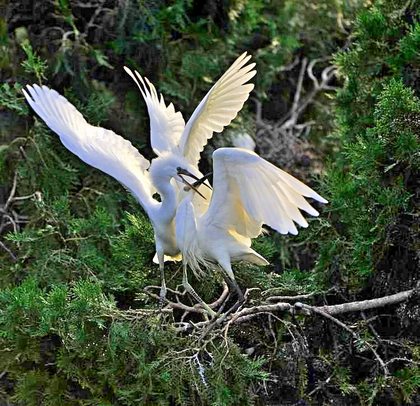
%> input picture images/test3.bmp, 420 x 406 px, shrunk from 750 x 725 before the run
$ octave THE_USE.m   (GNU Octave 9; MATLAB toolbox functions it lacks are replaced by stand-ins)
%> lines starting %> are read from the running program, lines starting %| are printed output that depends on the picture
%---------------------------------------------------------------------------------
clear
clc
a= imread('test3.bmp');
%> a is the input picture: size 406x420x3 uint8; mean R, G, B 73.8, 85, 65.9
mysize=size(a);
%> mysize = [406 420 3]
 if numel(mysize)>2
     I0=rgb2hsv(a);             %转换到HSV模型
%> I0: size 406x420x3 double; mean H, S, V 0.253, 0.34, 0.343
     v=I0(:,:,3);                %提取V分量
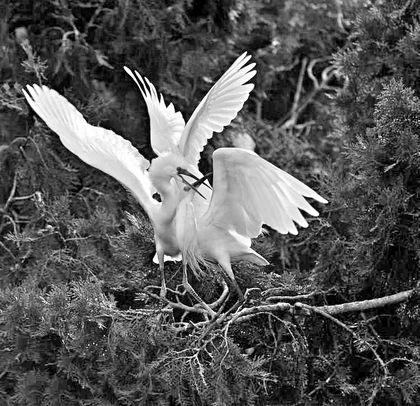
%> v: size 406x420 double; min 0, max 1, mean 0.343
     I=uint8(255 .* v);
 else
      I=a;
 end
[M,N] = size(I);
%> M = 406; N = 420
subplot(231)
imshow(a)                 %显示原始图像
title('原始图像');
subplot(234)
imhist(I)                 %显示原始图像直方图
title('原始v分量图像直方图');
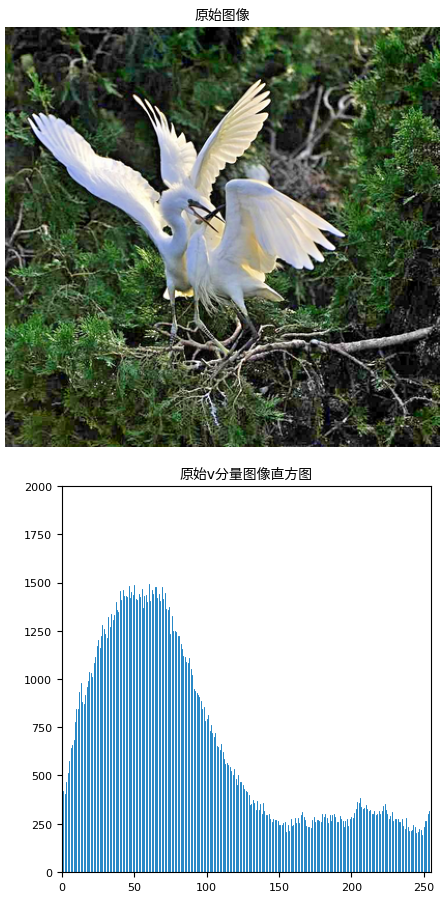
%> figure redrawn from the program's plot data, 2 panels

%进行像素灰度统计，n;
n = zeros(1,256);         %统计各灰度数目，共256个灰度级
for i = 1:M
    for j = 1: N
        n(I(i,j) + 1) = n(I(i,j) + 1) + 1;%对应灰度值像素点数量增加一
    end
end
%> after the loop, n = 256 values, max 1494 at index 61, min 0 at index 256, mean 666.1

%计算灰度分布密度，生成pdf表
pdf = zeros(1,256);
for i = 1:256
   pdf(i)=n(i) / (M* N);
end
%> after the loop, pdf = 256 values, max 0.00876 at index 61, min 0 at index 256, mean 0.00391

%%找出图像中亮度值最大的像素,lmax
lmax=0;
lmin=256;
for i=1:1:M
    for j=1:1:N
        if I(i,j)<lmin
            lmin=I(i,j);
        end
        if I(i,j)>lmax
            lmax=I(i,j);
        end
    end
end
%> after the loop, lmax = 255; lmin = 0
lmax;

%%生成cdf表
cdf=zeros(1,256);
num=0;
for i=1:256
    num=num+pdf(i);    %每一个强度值和pdf表映射
    cdf(i)=num;
end
%> this loop made 256 passes
%> num on passes 1 to 3: 0.00826, 0.0107, 0.0131
%> after the loop, cdf = 256 values from 0.00826 to 1; num = 1

%%THE_method均衡化
for i = 1:M
    for j = 1: N
        I1(i,j) = cdf(I(i,j)+1)*lmax;
    end
end
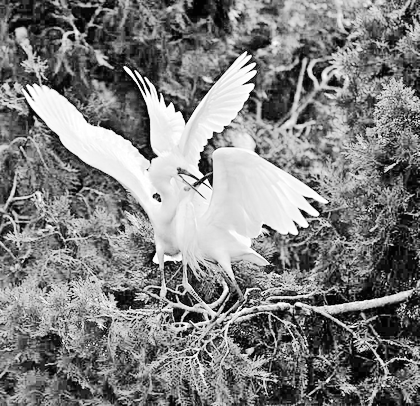
%> I1: size 406x420 uint8; min 2, max 255, mean 128.2

h=I0(:,:,1);
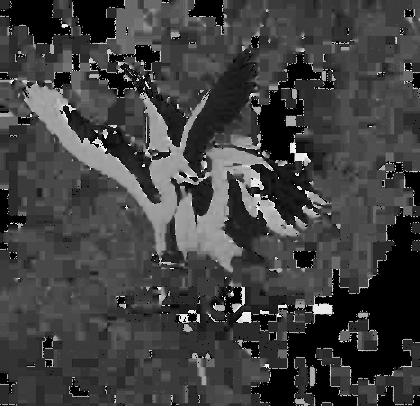
%> h: size 406x420 double; min 0, max 0.994, mean 0.253
s=I0(:,:,2);
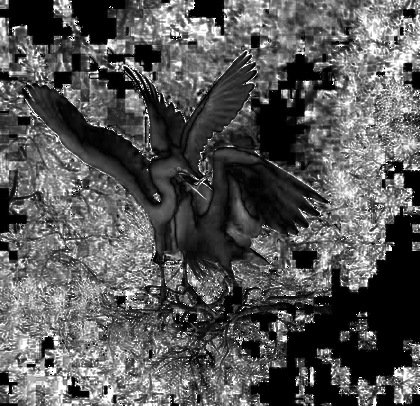
%> s: size 406x420 double; min 0, max 1, mean 0.34
v=double(I1)/255;
%> (the run ends here)

$ run again, with images/test2.jpg saved as images/test3.bmp
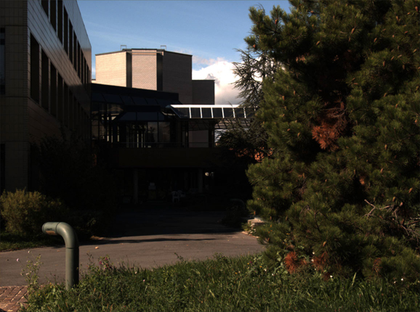
%> input picture images/test2.jpg, 420 x 312 px, shrunk from 578 x 430 before the run
%> a is the input picture: size 312x420x3 uint8; mean R, G, B 49.6, 47.9, 39.8
%> I0: size 312x420x3 double; mean H, S, V 0.201, 0.42, 0.218
%> `title('原始v分量图像直方图');`:
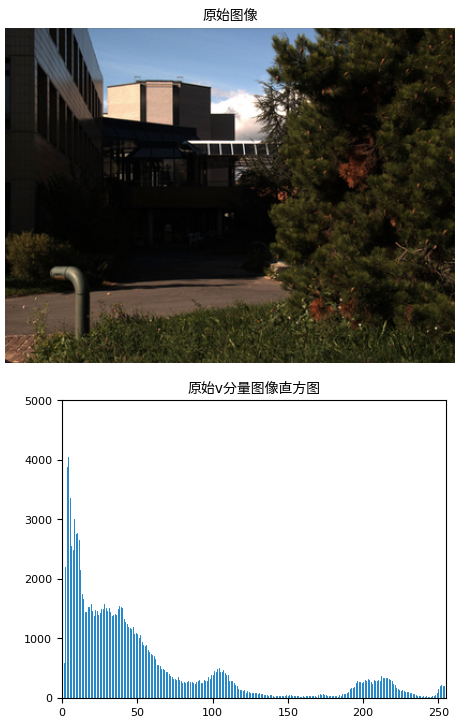
%> figure redrawn from the program's plot data, 2 panels
%> after the loop `for i = 1:M`: n = 256 values, max 4040 at index 5, min 0 at index 256, mean 511.9
%> after the loop `for i = 1:256`: pdf = 256 values, max 0.0308 at index 5, min 0 at index 256, mean 0.00391
%> after the loop `for i=1:1:M`: lmax = 255; lmin = 0
%> the loop `for i=1:256` made 256 passes
%> num on passes 1 to 3: 0.000534, 0.005, 0.0218
%> after the loop `for i=1:256`: cdf = 256 values from 0.000534 to 1; num = 1
%> `s=I0(:,:,2);`:
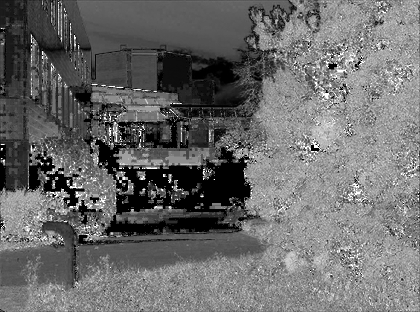
%> s: size 312x420 double; min 0, max 1, mean 0.42

$ run again, with images/test4.jpg saved as images/test3.bmp
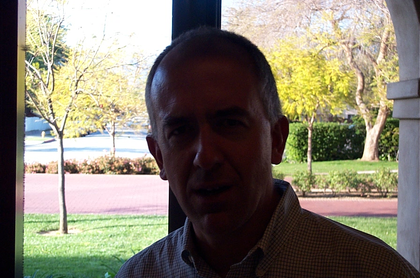
%> input picture images/test4.jpg, 420 x 278 px, shrunk from 896 x 592 before the run
%> a is the input picture: size 278x420x3 uint8; mean R, G, B 131.9, 126, 111
%> I0: size 278x420x3 double; mean H, S, V 0.427, 0.359, 0.544
%> `title('原始v分量图像直方图');`:
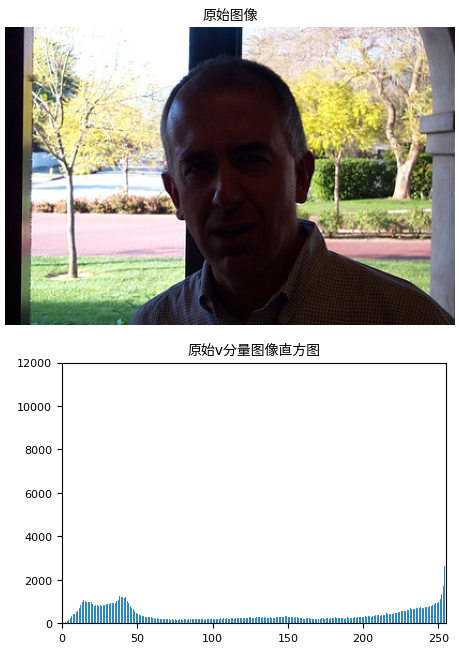
%> figure redrawn from the program's plot data, 2 panels
%> after the loop `for i = 1:M`: n = 256 values, max 13207 at index 255, min 0 at index 256, mean 456.1
%> after the loop `for i = 1:256`: pdf = 256 values, max 0.113 at index 255, min 0 at index 256, mean 0.00391
%> after the loop `for i=1:1:M`: lmax = 255; lmin = 0
%> the loop `for i=1:256` made 256 passes
%> num on passes 1 to 3: 2.57e-05, 6.85e-05, 0.000377
%> after the loop `for i=1:256`: cdf = 256 values from 2.57e-05 to 1; num = 1
%> `s=I0(:,:,2);`:
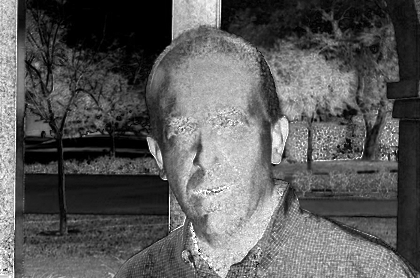
%> s: size 278x420 double; min 0, max 1, mean 0.359
